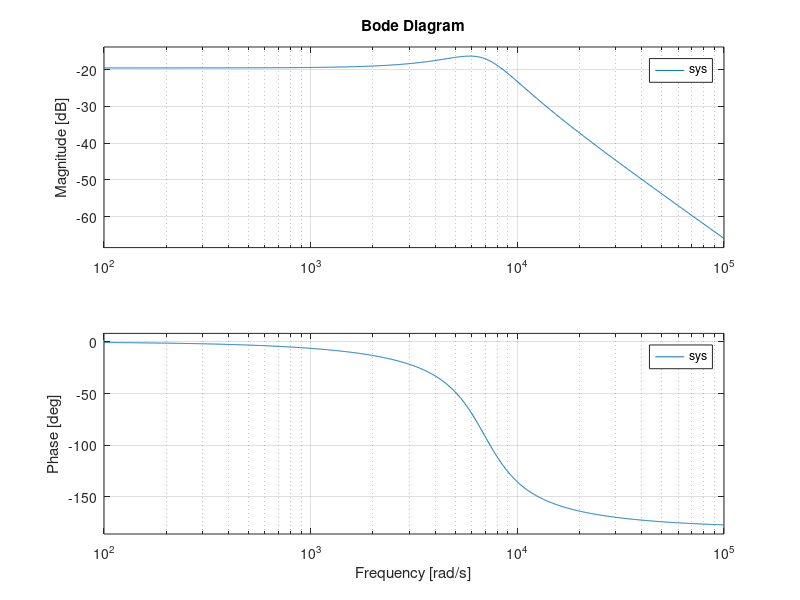
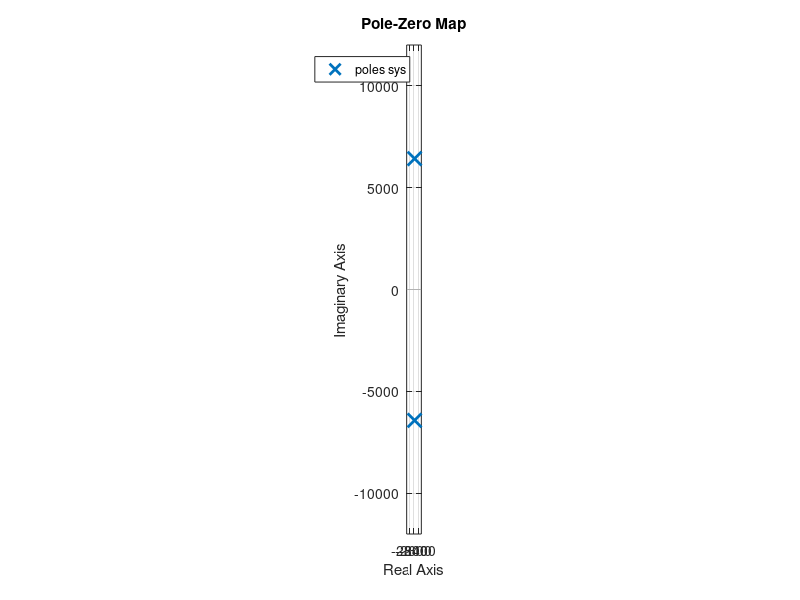

Write the MATLAB code that produced these figures, in order.
%%% Derive a second-order model of a standard controlled converter
close all
clear 
clc

version = 2; % 1: PI, 2: P

%%% 1. cascaded PI controllers in abc %%%%%%%%%%%%%%%%%%%%%%%%%%%%%%%%%%%%%
if version == 1
% Filter parameters
L    =  85e-6;   % [H]
Ccap = 275e-6;   % [F]
R    =  0.010;   % [ohm]

% PI controller parameters (kp + kp/Ti*s)
kpI = 0.427;
TiI = 0.000248;
kpU = 0.2765;
TiU = 0.0099;

%%% system equations
% dudt = 1/C*i
% didt = -1/L*u-R/L*i+1/L*u0
% dx1dt = iRef - i
% dx2dt = uRef - u
% iRef = kpU*(uRef-u)+kpU/TiU*x2
% u0 = kpI*(iRef-i) + kpI/TiI*x1 = -kpI*i + kpI/TiI*x1 + kpI*(kpU*(uRef-u)+kpU/TiU*x2)

%%% state: x = [u i x1 x2]
% dxdt = A*x+B*u
%    y = C*x

A = [ 0,            1/Ccap ,    0,          0;
    -1/L-kpI*kpU/L, -R/L-kpI/L, kpI/TiI/L,  kpI*kpU/TiU/L;
    -kpU,           -1,         0,          kpU/TiU;
    -1,             0,          0,          0];
    
 B = [ 0;           kpI*kpU/L ; kpU ;       1];
 
 C = [ 1,           0,          0,          0];
 
 sys = ss(A, B, C, 0);
 
 bode(sys), grid on
 
 pole(sys)
 
 figure
 pzmap(sys), axis equal
end
 
%%% 2. Cascaded P controllers in abc (PRs to be added) %%%%%%%%%%%%%%%%%%%
if version == 2
    disp(['INFO (' mfilename '.m): Considering cascaded P controllers'])
% Filter parameters
L    =  85e-6;   % [H]
Ccap = 275e-6;   % [F]
R    =  0.010;   % [ohm]

% PI controller parameters (kp + kp/Ti*s)
kpI = 0.427;
kpU = 0.2765;

%%% system equations
% dudt = 1/C*i
% didt = -1/L*u-R/L*i+1/L*u0
% iRef = kpU*(uRef-u)
% u0 = kpI*(iRef-i) = -kpI*i + kpI*(kpU*(uRef-u))

%%% state: x = [u i]
% dxdt = A*x+B*u
%    y = C*x

A = [ 0,            1/Ccap;
    -1/L-kpI*kpU/L, -R/L-kpI/L];
    
 B = [ 0;           kpI*kpU/L];
 
 C = [ 1,           0];
 
 sys = ss(A, B, C, 0);
 
 bode(sys), grid on
 
 pole(sys)
 
 figure
 pzmap(sys), axis equal
end
